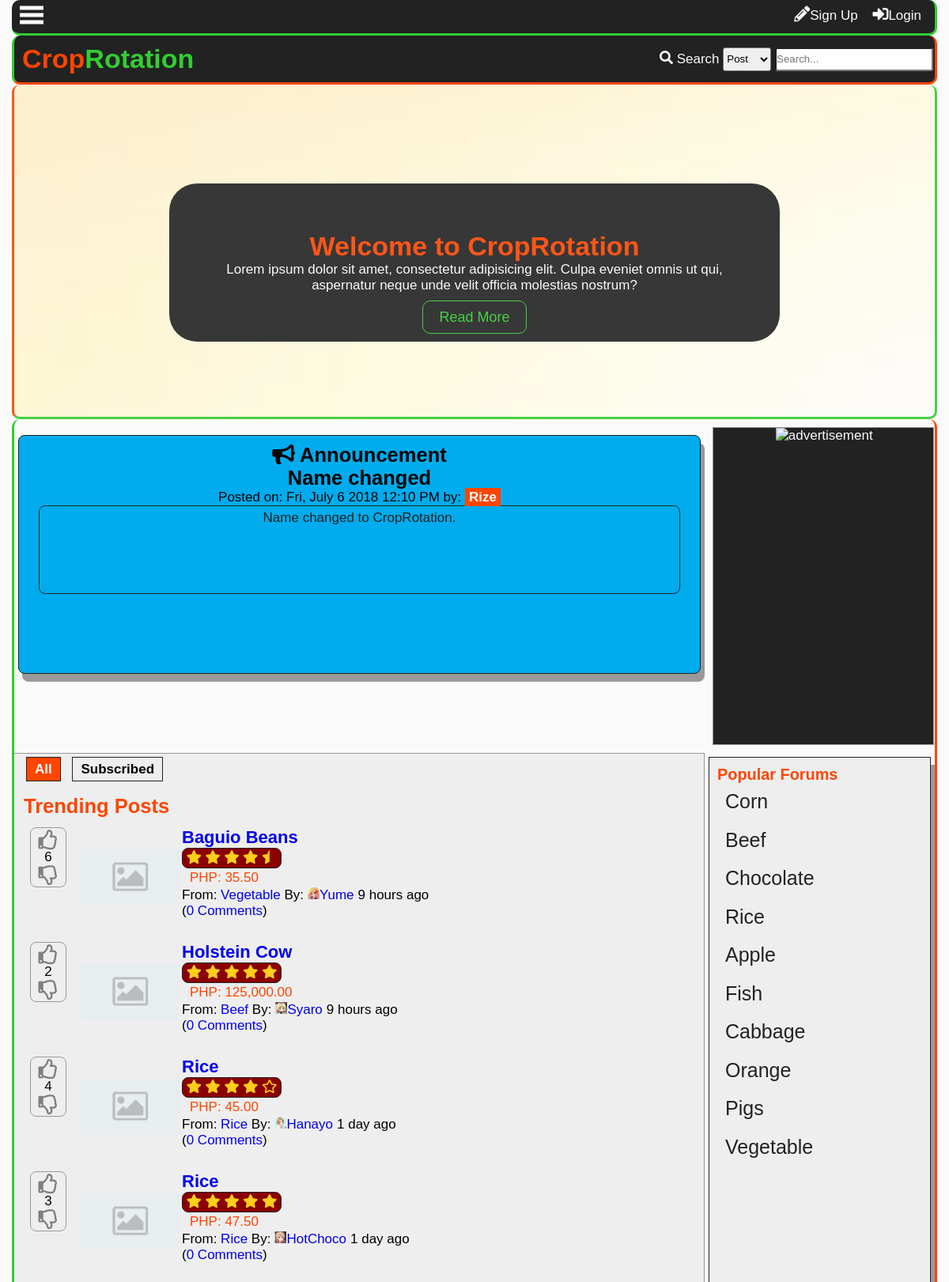
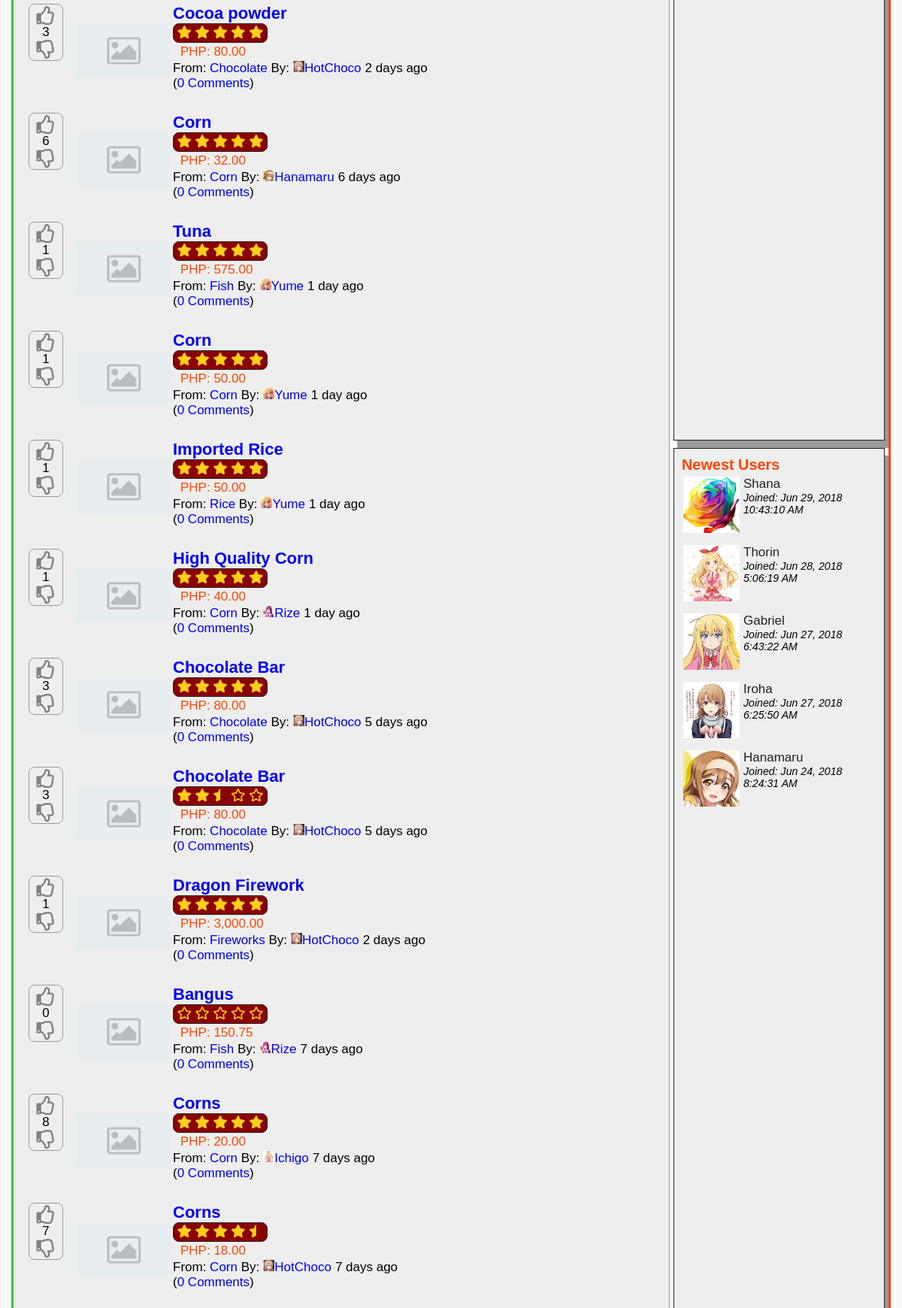
The page / (upper part) on the database its author committed (2 pictures, top to bottom).
### tables this page shows
CREATE TABLE `tblannouncement` (
  `announceid` int(11) NOT NULL,
  `title` varchar(100) NOT NULL,
  `content` text NOT NULL,
  `datecreated` datetime DEFAULT NULL,
  `author` int(11) NOT NULL
);

CREATE TABLE `tbluser` (
  `userid` int(11) NOT NULL,
  `username` varchar(100) NOT NULL,
  `password` varchar(100) NOT NULL,
  `firstname` varchar(100) NOT NULL,
  `middlename` varchar(100) NOT NULL,
  `lastname` varchar(100) NOT NULL,
  `birthday` varchar(20) NOT NULL,
  `datecreated` timestamp NOT NULL DEFAULT '0000-00-00 00:00:00',
  `email` varchar(100) NOT NULL,
  `website` varchar(255) NOT NULL,
  `location` varchar(255) NOT NULL,
  `usertypeid` int(11) NOT NULL,
  `access` int(11) NOT NULL,
  `imgname` varchar(100) NOT NULL,
  `imgtype` varchar(100) NOT NULL,
  `imgpath` varchar(200) NOT NULL,
  `bio` text NOT NULL,
  `is_show_email` tinyint(1) NOT NULL,
  `gender` int(11) NOT NULL,
  `lastupdate` timestamp NOT NULL DEFAULT '0000-00-00 00:00:00',
  `lastonline` timestamp NOT NULL DEFAULT '0000-00-00 00:00:00',
  `profileviews` int(11) NOT NULL
);

CREATE TABLE `tblpost` (
  `postid` int(11) NOT NULL,
  `forumid` int(11) NOT NULL,
  `title` varchar(150) NOT NULL,
  `datecreated` datetime DEFAULT NULL,
  `description` text NOT NULL,
  `price` decimal(10,2) NOT NULL,
  `img` varchar(150) NOT NULL,
  `starter` int(11) NOT NULL,
  `score` int(11) NOT NULL,
  `views` int(11) NOT NULL,
  `comments` int(11) NOT NULL
);

CREATE TABLE `tblforum` (
  `forumid` int(11) NOT NULL,
  `title` varchar(100) NOT NULL,
  `name` varchar(100) NOT NULL,
  `datecreated` datetime DEFAULT NULL,
  `description` varchar(255) NOT NULL,
  `creator` int(11) NOT NULL,
  `views` int(11) NOT NULL,
  `subscriber` int(11) NOT NULL
);

### index.php (the view, shortened to what this page needs)
<?php
	include'functions.php';
	require_once'connection.php';
?>
<!DOCTYPE html>
<html lang="en">
<head>
  	<link rel="stylesheet" href="css/style.css">
  	<link rel="stylesheet" href="css/fontawesome-all.css">
</head>
<body>
	<div class="main-container">
	<?php
		addheader();
	?>
		<div class="showcase">
			<div class="container">
				<div class="showcase-content">
					<div class="showcase-container">
						<h1>Welcome to CropRotation</h1>
						<p>Lorem ipsum dolor sit amet, consectetur adipisicing elit. Culpa eveniet omnis ut qui, aspernatur neque unde velit officia molestias nostrum?</p><br>
						<p><a href="about.php">Read More</a></p>
					</div>
				</div>
			</div>
		</div>
		<div class="main-content">
			<div class="main-content-grid">
				<div class="announcement">
					<h2><i class="fas fa-bullhorn"></i> Announcement</h2>
<?php
$sql="SELECT title,content,t1.datecreated,username FROM tblannouncement AS t1
LEFT JOIN tbluser
	ON userid = author
ORDER BY announceid DESC
LIMIT 1";
$result= $conn->query($sql);
while($row=$result->fetch_object()){
	$title = $row->title;
	$content = $row->content;
	$date = date('D, F j Y g:i A',strtotime($row->datecreated));
	$author = $row->username;
	echo '<h2>'.$title.'</h2>
	<p>Posted on: '.$date.' by: <a href="profile.php?name='.$author.'">'.$author.'</a></p>
	<div class="announce-content">'.nl2br($content).'</div>';
}
?>
				</div>
				<div class="advertisement">
					<div class="advertisement-inner">
						<img src="img/neiman_marcus.gif" alt="advertisement">
					</div>
				</div>
				<div class="content-body">
					<div class="tab-control">
						<a id="tab1" onclick="showallforum()">All</a>
						<?php
						if(isset($_SESSION['id'])){
							echo'<a id="tab2" onclick="showsubforum()">Subscribed</a>';
							}else{
							echo'<a id="tab2" onclick="showlogin()">Subscribed</a>';
							}
						?>
					</div><br>
					<div id="list-container">
						<h2>Trending Posts</h2>
						<ul id="forum-list">
<?php
$sql = "SELECT postid,tblpost.forumid,upvoteid,downvoteid,name,img,tblpost.title,tblpost.datecreated,username,imgpath,price,comments,score,(((tblpost.views*0.2) + (score*0.8))/((NOW()-tblpost.datecreated)/331536000)) AS trending FROM tblpost
	LEFT JOIN tblforum
		ON tblpost.forumid = tblforum.forumid
	LEFT JOIN tbluser
		ON userid = starter
	LEFT JOIN tblupvotepost
		ON postid = tblupvotepost.post
	LEFT JOIN tbldownvotepost
		ON postid = tbldownvotepost.post
	GROUP BY postid
	ORDER BY trending DESC
	LIMIT 25";
	$result = $conn->query($sql);
	while($row=$result->fetch_object()){
		$id = $row->postid;
		$forumid = $row->forumid;
		$forum = $row->name;
		$ptitle = $row->title;
		$name = $row->username;
		$comments = $row->comments;
		$date = $row->datecreated;
		$score = $row->score;
		$flair= $row->imgpath;
		if(!$flair){
			$flair='img/default.png';
		}
		$pimg=$row->img;
		if(!$pimg){
			$pimg='img/noimage.png';
		}
		$price = $row->price;
		echo '<li value="'.$id.'">
 		<div class="forum-post-grid">';
 		if(isset($_SESSION['id'])){
 		$sql2 = "SELECT upvoteid FROM tblupvotepost WHERE user='$uid' and post='$id'";
		$result2 = $conn->query($sql2);
		$upvote = $result2->num_rows;
		$sql3 = "SELECT downvoteid FROM tbldownvotepost WHERE user='$uid' and post='$id'";
		$result3 = $conn->query($sql3);
		$downvote = $result3->num_rows;
 		echo'
 		<div class="vote">';
 			if(!$upvote){
 			echo'<div id="up-'.$id.'" style="color:gray;" value="'.$id.'" onclick="upvotepost(this)" class="upvote"><i class="far fa-thumbs-up"></i></div>';
 			}else{
 			echo'<div id="up-'.$id.'" style="color:orangered;" value="'.$id.'" onclick="upvotepost(this)" class="upvote"><i class="far fa-thumbs-up"></i></div>';
 			}
 			if($score<0){
 				$score=0;
 			}
			echo'
			<div id="score-'.$id.'">'.$score.'</div>';
			if(!$downvote){
			echo'
			<div id="down-'.$id.'" style="color:gray;" value="'.$id.'" onclick="downvotepost(this)" class="downvote"><i class="far fa-thumbs-down"></i>
			</div>';
			}else{
			echo'
			<div id="down-'.$id.'" style="color:blue;" value="'.$id.'" onclick="downvotepost(this)" class="downvote"><i class="far fa-thumbs-down"></i>
			</div>';
			}
			echo'
		</div>';
		}else{
			echo'
		<div class="vote">
 			<div class="upvote" style="color:gray;" onclick="showlogin()">
			<i class="far fa-thumbs-up"></i>
			</div>';
 			if($score<0){
 				$score=0;
 			}
			echo'<div>'.$score.'</div>
			<div class="downvote" style="color:gray;" onclick="showlogin()">
			<i class="far fa-thumbs-down"></i>
		</div>
		</div>';
		}
		echo '<div class="post-image">
			<img src='.$pimg.'>
		</div>';
		echo'<div class="post-right">
		<p class="main-forum-title"><a href="reply.php?id='.$forumid.'&thread='.$id.'">'.$ptitle.'</a></p>';
			$sql3 = "SELECT upvoteid FROM tblupvotepost WHERE post='$id'";
			$result3 = $conn->query($sql3);
			$upvotecount = $result3->num_rows;
			$sql4 = "SELECT downvoteid FROM tbldownvotepost WHERE post='$id'";
			$result4 = $conn->query($sql4);
			$downvotecount = $result4->num_rows;
			$total = $upvotecount + $downvotecount;
			if ($total==0){
				$upvotecount = 1;
				$total = 2;
			}
			$percent = round($upvotecount/$total * 100);
			starsystem($percent);
		echo'<div class="price">PHP: '.number_format($price,2).'</div>';
		echo'<div class="second-line">
			<div class="from">
				From: <a href="forums.php?id='.$forumid.'">
				'.$forum.'</a> By:
			</div>
			<div class="by">
				<a href="profile.php?name='.$name.'">
				<p><div class="flair">
					<img src="'.$flair.'">
				</div>'.$name.'</a>
			</div>
			<div class="when">
				'.time_elapsed_string($date).'
			</div>
		</div>
		<div class="com">
			<p>(<a href="reply.php?id='.$forumid.'&thread='.$id.'">'.$comments.' Comments</a>)</p>
		</div>
		</div>
		</div>
		</li>';
	}
?>
					</ul>
				</div>
				</div>
				<div class="sidebar">
					<h3>Newest Users</h3>
<?php
	$sql="SELECT username,imgpath,datecreated FROM tbluser ORDER BY userid DESC LIMIT 5";
	$result=$conn->query($sql);
	while($row=$result->fetch_object()){
		$name=$row->username;
		$img=$row->imgpath;
		if(!$img){
			$img='img/default.png';
		}
		$date = date("M j, Y", strtotime($row->datecreated));
		$time = date("g:i:s A", strtotime($row->datecreated));
		echo'
		<div>
		<ul class="drop-ul"><li><a href="profile.php?name='.$name.'"><div class="drop-tn"><img src="'.$img.'"></div><p>'.$name.'</a></p><small>Joined: '.$date.'</small><br>
			<small>'.$time.'</small>
		<li></ul>
		</div>';
	}
?>
				</div>
				<div class="sidebar2">
					<h3>Popular Forums</h3>
					<ul id="forum-list">
<?php
	$sql = "SELECT forumid,name, (views+subscriber) AS popular FROM tblforum ORDER BY popular DESC LIMIT 10";
	$result = $conn->query($sql);
	while($row=$result->fetch_object()){
		$id = $row->forumid;
		$name = $row->name;
		echo'<li><a href="forums.php?id='.$id.'">'. $name.'</a></li>';
	}
?>
				</ul>
				</div>
			</div>
		</div>
	</div>
</body>
</html>

### functions.php (shortened to what this page needs)
<?php
function addheader(){
	echo'<header id="main-header">
			<div class="grid-header">
				<div class="box1">
					<h1 id="header-text"><a href="index.php"><span id="first-text">Crop</span><span id="second-text">Rotation</span></a></h1>
				</div>
				<div class="box2">';
						search_function();
				echo'</div>
				<div class="modal2">
				</div>
				<div id="search-dropdown">
				</div>
			</div>
		</header>
		<div class="subheader">
			<div class="subgrid">
				<div class="svg">
					<p class="open-slide" onclick="openSlideMenu()">
						<svg width="30" height="30">
							<path d="M0,5 30,5" stroke="#fafafa" stroke-width="5"/>
							<path d="M0,14 30,14" stroke="#fafafa" stroke-width="5"/>
							<path d="M0,23 30,23" stroke="#fafafa" stroke-width="5"/>
						</svg>
					</p>
				</div>
				<div class="profile-grid">';
						session_button();
				echo'</div>
			</div>
		</div>
	';
}
function time_elapsed_string($datetime, $full = false) {
    $now = new DateTime;
    $ago = new DateTime($datetime);
    $diff = $now->diff($ago);
    $string = array(
        'y' => 'year',
        'm' => 'month',
        'd' => 'day',
        'h' => 'hour',
        'i' => 'minute',
        's' => 'second',
    );
    foreach ($string as $k => &$v) {
        if ($diff->$k) {
            $v = $diff->$k . ' ' . $v . ($diff->$k > 1 ? 's' : '');
        } else {
            unset($string[$k]);
        }
    }
    if (!$full) $string = array_slice($string, 0, 1);
    return $string ? implode(', ', $string) . ' ago' : 'just now';
}
function session_button(){
	$conn = mysqli_connect ("localhost", "root", "", "itsproject");
	if(isset($_SESSION['id'])){
	$id=$_SESSION['id'];
		$sql="SELECT imgpath FROM tbluser WHERE userid=".$id."";
		$result=$conn->query($sql);
		$row=$result->fetch_object();
		$tn_image=$row->imgpath;
		if($tn_image==''){
			$tn_image='img/default.png';
		}
$sql="SELECT pmid FROM tblpm WHERE receiverid='$id' AND checked=0 GROUP BY senderid";
$result=$conn->query($sql);
$count=$result->num_rows;
		echo'<a class="button" title="Check your messages" href="inbox.php?name='.$_SESSION["name"].'"><i class="far fa-envelope"></i><span id="pmnum">'.$count.'</span></a>';
$sql="SELECT notifid FROM tblnotif
	WHERE receiverid='$id' and checked=0
	";
$result=$conn->query($sql);
$count=$result->num_rows;
		echo'<a class="button" id="notifbtn" title="Check your notifications" onclick="toggleNotif()""><i class="far fa-bell"></i><span id="notifnum">'.$count.'</span></a>
		<a class="button" href=profile.php?name='.$_SESSION['name'].'>
		'.$_SESSION["name"].'\'s Profile<div class="top-tn"><img src="'.$tn_image.'""></div></a>';
		echo'<div id="notifdrop">
		Notifications
		<ul>';
$sql="SELECT notifid,username,imgpath,receiverid,notifdate,notiftype,checked,details,details2 FROM tblnotif
	LEFT JOIN tbluser
		ON tblnotif.userid=tbluser.userid
	WHERE receiverid='$id'
	ORDER BY notifid DESC
	LIMIT 10";
$result=$conn->query($sql);
$count=$result->num_rows;
if($count==0){
	echo'<li>No notifications yet...</li>';
}else{
while($rows=$result->fetch_object())
{
$nid=$rows->notifid;
$uname=$rows->username;
$rid=$rows->receiverid;
$date=time_elapsed_string($rows->notifdate);
$type=$rows->notiftype;
$imgpath=$rows->imgpath;
$uname=$rows->username;
$details=$rows->details;
$details2=$rows->details2;
if(!$imgpath){
	$imgpath='img/default.png';
}
if($type==1){
	echo'<li><div class="comment-tn">
				<img src="'.$imgpath.'">
			</div> <a class="n1" href="profile.php?name='.$uname.'">'.$uname.'</a> <a class="n2" href="profile.php?name='.$_SESSION['name'].'#comment'.$details.'"> has commented on your profile '.$date.'</a></li>';
} else if($type==2){
	if ($details2==1){
	echo'<li><div class="comment-tn">
				<img src="'.$imgpath.'">
			</div>
			 <a class="n1" href="profile.php?name='.$uname.'">'.$uname.'</a> has sent a friend request '.$date.'<br>
		<div id="fr-'.$nid.'"><a class="fr-yes" onclick="friendyes(this)" value="'.$nid.'">Yes</a> <a class="fr-no" onclick="friendno(this)" value="'.$nid.'">No</a>
		</div>
		</li>';
	} else if($details2==2){
		echo'<li><div class="comment-tn">
				<img src="'.$imgpath.'">
			</div>
			 <a class="n1" href="profile.php?name='.$uname.'">'.$uname.'</a> has sent a friend request '.$date.'<br>
		<div id="fr-'.$nid.'">
			Request Accepted
		</div>
		</li>';
	} else if($details2==3){
		echo'<li><div class="comment-tn">
				<img src="'.$imgpath.'">
			</div>
			 <a class="n1" href="profile.php?name='.$uname.'">'.$uname.'</a> has sent a friend request '.$date.'<br>
		<div id="fr-'.$nid.'">
			Request Denied
		</div>
		</li>';
	}
}else if ($type==3){
	echo'<li><i class="fas fa-ban banned"></i> Sorry, your profile picture has been removed.<br>
	Please read the rules and guidelines.</li>';
}
}
}
		echo'<center><a id="seeallnotif" href="notification.php">See all notifications</a></center>
		</ul>
		</div>';
	}else{
		echo'<a href ="register.php" class="button"><i class="fas fa-pencil-alt"></i></i>Sign Up</a>
		<a id="modalBtn" class="button"><i class="fas fa-sign-in-alt"></i>Login</a>';
	}
}
function search_function(){
	echo'
		<form action="search.php" method="get">
			<i class="fas fa-search"></i>
			<label>Search</label>
			<select name="criteria" id="criteria">
				<option value="3">Post</option>
				<option value="1">Forum</option>
				<option value="2">User</option>
			</select>
			<input type="text" onkeyup="searchdropdown()" required name="search-text" placeholder="Search..." id="search-text" autocomplete="off">
		</form>
	';
}
function starsystem($percent){
	echo'<div class="star-system" title="'.$percent.'% of voters likes this">';
	if($percent>=98){
	echo'
		<i class="fas fa-star"></i>
		<i class="fas fa-star"></i>
		<i class="fas fa-star"></i>
		<i class="fas fa-star"></i>
		<i class="fas fa-star"></i>
	';
	}else if($percent>=85 & $percent<98){
	echo'
		<i class="fas fa-star"></i>
		<i class="fas fa-star"></i>
		<i class="fas fa-star"></i>
		<i class="fas fa-star"></i>
		<i class="fas fa-star-half"></i>
	';
	}else if($percent>=75 & $percent<85){
	echo'
		<i class="fas fa-star"></i>
		<i class="fas fa-star"></i>
		<i class="fas fa-star"></i>
		<i class="fas fa-star"></i>
		<i class="far fa-star"></i>
	';
	}else if($percent>=65 & $percent<75){
	echo'
		<i class="fas fa-star"></i>
		<i class="fas fa-star"></i>
		<i class="fas fa-star"></i>
		<i class="fas fa-star-half"></i>
		<i class="far fa-star"></i>
	';
	}else if($percent>=45 & $percent<55){
	echo'
		<i class="fas fa-star"></i>
		<i class="fas fa-star"></i>
		<i class="fas fa-star-half"></i>
		<i class="far fa-star"></i>
		<i class="far fa-star"></i>
	';
	}else if($percent<4){
	echo'
		<i class="far fa-star"></i>
		<i class="far fa-star"></i>
		<i class="far fa-star"></i>
		<i class="far fa-star"></i>
		<i class="far fa-star"></i>
	';
	}
	echo'</div>';
}

### rows shown on the page
tblannouncement: title "Name changed", datecreated "Fri, July 6 2018 12:10 PM", tbluser.username "Rize", content "Name changed to CropRotation."
tblpost: $id 31 (drawn), score "6", title "Baguio Beans", price "35.50", forumid.name "Vegetable", name "Yume", datecreated "9 hours ago", comments "0"
tblpost: $id 32 (drawn), score "2", title "Holstein Cow", price "125,000.00", forumid.name "Beef", shows a picture, name "Syaro", datecreated "9 hours ago", comments "0"
tblpost: $id 23 (drawn), score "4", title "Rice", price "45.00", forumid.name "Rice", shows a picture, name "Hanayo", datecreated "1 day ago", comments "0"
tblpost: $id 24 (drawn), score "3", title "Rice", price "47.50", forumid.name "Rice", name "HotChoco", datecreated "1 day ago", comments "0"
tblpost: $id 20 (drawn), score "3", title "Cocoa powder", price "80.00", forumid.name "Chocolate", name "HotChoco", datecreated "2 days ago", comments "0"
tblpost: $id 17 (drawn), score "6", title "Corn", price "32.00", forumid.name "Corn", shows a picture, name "Hanamaru", datecreated "6 days ago", comments "0"
tblpost: $id 28 (drawn), score "1", title "Tuna", price "575.00", forumid.name "Fish", name "Yume", datecreated "1 day ago", comments "0"
tblpost: $id 27 (drawn), score "1", title "Corn", price "50.00", forumid.name "Corn", name "Yume", datecreated "1 day ago", comments "0"
tblpost: $id 26 (drawn), score "1", title "Imported Rice", price "50.00", forumid.name "Rice", name "Yume", datecreated "1 day ago", comments "0"
tblpost: $id 25 (drawn), score "1", title "High Quality Corn", price "40.00", forumid.name "Corn", name "Rize", datecreated "1 day ago", comments "0"
tblpost: $id 19 (drawn), score "3", title "Chocolate Bar", price "80.00", forumid.name "Chocolate", name "HotChoco", datecreated "5 days ago", comments "0"
tblpost: $id 33 (drawn), score "3", title "Chocolate Bar", price "80.00", forumid.name "Chocolate", name "HotChoco", datecreated "5 days ago", comments "0"
tblpost: $id 21 (drawn), score "1", title "Dragon Firework", price "3,000.00", forumid.name "Fireworks", name "HotChoco", datecreated "2 days ago", comments "0"
tblpost: $id 15 (drawn), score "0", title "Bangus", price "150.75", forumid.name "Fish", name "Rize", datecreated "7 days ago", comments "0"
tblpost: $id 11 (drawn), score "8", title "Corns", price "20.00", forumid.name "Corn", shows a picture, name "Ichigo", datecreated "7 days ago", comments "0"
tblpost: $id 9 (drawn), score "7", title "Corns", price "18.00", forumid.name "Corn", name "HotChoco", datecreated "7 days ago", comments "0"
tbluser: shows a picture, username "Shana", datecreated "Jun 29, 2018", datecreated "10:43:10 AM"
tbluser: imgpath (picture), username "Thorin", datecreated "Jun 28, 2018", datecreated "5:06:19 AM"
tbluser: imgpath (picture), username "Gabriel", datecreated "Jun 27, 2018", datecreated "6:43:22 AM"
tbluser: imgpath (picture), username "Iroha", datecreated "Jun 27, 2018", datecreated "6:25:50 AM"
tbluser: imgpath (picture), username "Hanamaru", datecreated "Jun 24, 2018", datecreated "8:24:31 AM"
tblforum: name "Corn"
tblforum: name "Beef"
tblforum: name "Chocolate"
tblforum: name "Rice"
tblforum: name "Apple"
tblforum: name "Fish"
tblforum: name "Cabbage"
tblforum: name "Orange"
tblforum: name "Pigs"
tblforum: name "Vegetable"
